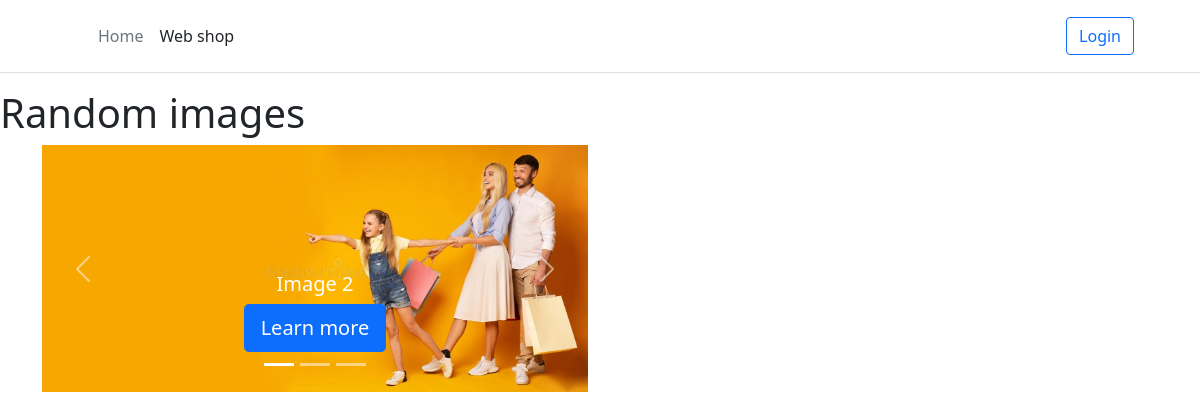
The page / on the database its author committed.
### tables this page shows
CREATE TABLE `banner` (
  `BannerID` int(11) NOT NULL,
  `MediaUrl` text NOT NULL,
  `Title` text NOT NULL,
  `TargetUrl` text NOT NULL
);

### includes/database.php (called while the page is built, shortened)
<?php
$hostName = "localhost";
$userName = "g00411296";
$password = "W2A(wVUPCa/NkYj";
$databaseName = "g00411296";
$connError = "no value";
$conn = new mysqli($hostName, $userName, $password, $databaseName);
function fetch_data($tableName, $columns, $orderBy, $limit)
{
    global $connError;
    global $conn;
    if (empty($conn)) {
        $msg = "Database connection error: " . $connError;
    } elseif (empty($columns) || !is_array($columns)) {
        $msg = "columns Name must be defined in an indexed array";
    } elseif (empty($tableName)) {
        $msg = "Table Name is empty";
    } else {
        $columnName = implode(", ", $columns);
        $query = "SELECT " . $columnName . " FROM $tableName";
        if(!empty($orderBy) && strlen($orderBy) > 0){
          $query = $query . " ORDER BY " . $orderBy;
        }
        if(!empty($limit) && strlen($limit) > 0){
          $query = $query . " LIMIT " . $limit;
        }
        $result = $conn->query($query);
        if ($result == true) {
            if ($result->num_rows > 0) {
                $row = mysqli_fetch_all($result, MYSQLI_ASSOC);
                $msg = $row;
            } else {
                $msg = "No Data Found";
            }
        } else {
            $msg = mysqli_error($conn);
        }
    }
    return $msg;
}
?>

### index.php (the view, shortened to what this page needs)
<?php include "includes/database.php" ?>
<!doctype html>
<html lang="en">
<head>
    <?php include "includes/meta.php" ?>
</head>
<body>
    <?php include "includes/header.php" ?>
    <h1>Random images</h1>
    <?php
    $banners = fetch_data("banner", ["BannerID", "MediaUrl", "Title", "TargetUrl"], "rand()", "3");
    $isFirst = true;
    if (is_array($banners)) {
    ?>
        <div class="container">
            <div class="row">
                <div class="col-6">
                    <div id="carouselExampleCaptions" class="carousel slide" data-bs-ride="carousel">
                        <div class="carousel-indicators">
                            <button type="button" data-bs-target="#carouselExampleCaptions" data-bs-slide-to="0" class="active" aria-current="true" aria-label="Slide 1"></button>
                            <button type="button" data-bs-target="#carouselExampleCaptions" data-bs-slide-to="1" aria-label="Slide 2"></button>
                            <button type="button" data-bs-target="#carouselExampleCaptions" data-bs-slide-to="2" aria-label="Slide 3"></button>
                        </div>
                        <div class="carousel-inner">
                            <?php
                             foreach($banners as $data)
                             {
                            ?>
                            <div class="carousel-item <?php echo $isFirst?"active":"" ?>">
                                <img src="<?php echo $data['MediaUrl']??''; ?>" class="d-block w-100" alt="<?php echo $data['Title']??''; ?>">
                                <div class="carousel-caption d-none d-md-block">
                                    <h5><?php echo $data['Title']??''; ?></h5>
                                    <a class="btn btn-lg btn-primary" href="<?php echo $data['TargetUrl']??''; ?>" role="button">Learn more</a>
                                </div>
                            </div>
                            <?php
                             $isFirst = false;
                             }
                            ?>
                        </div>
                        <button class="carousel-control-prev" type="button" data-bs-target="#carouselExampleCaptions" data-bs-slide="prev">
                            <span class="carousel-control-prev-icon" aria-hidden="true"></span>
                        </button>
                        <button class="carousel-control-next" type="button" data-bs-target="#carouselExampleCaptions" data-bs-slide="next">
                            <span class="carousel-control-next-icon" aria-hidden="true"></span>
                        </button>
                    </div>
                </div>
            </div>
        </div>
    <?php
    }
    ?>
</body>
</html>

### rows shown on the page
banner: MediaUrl (picture), Title "Image 2"
